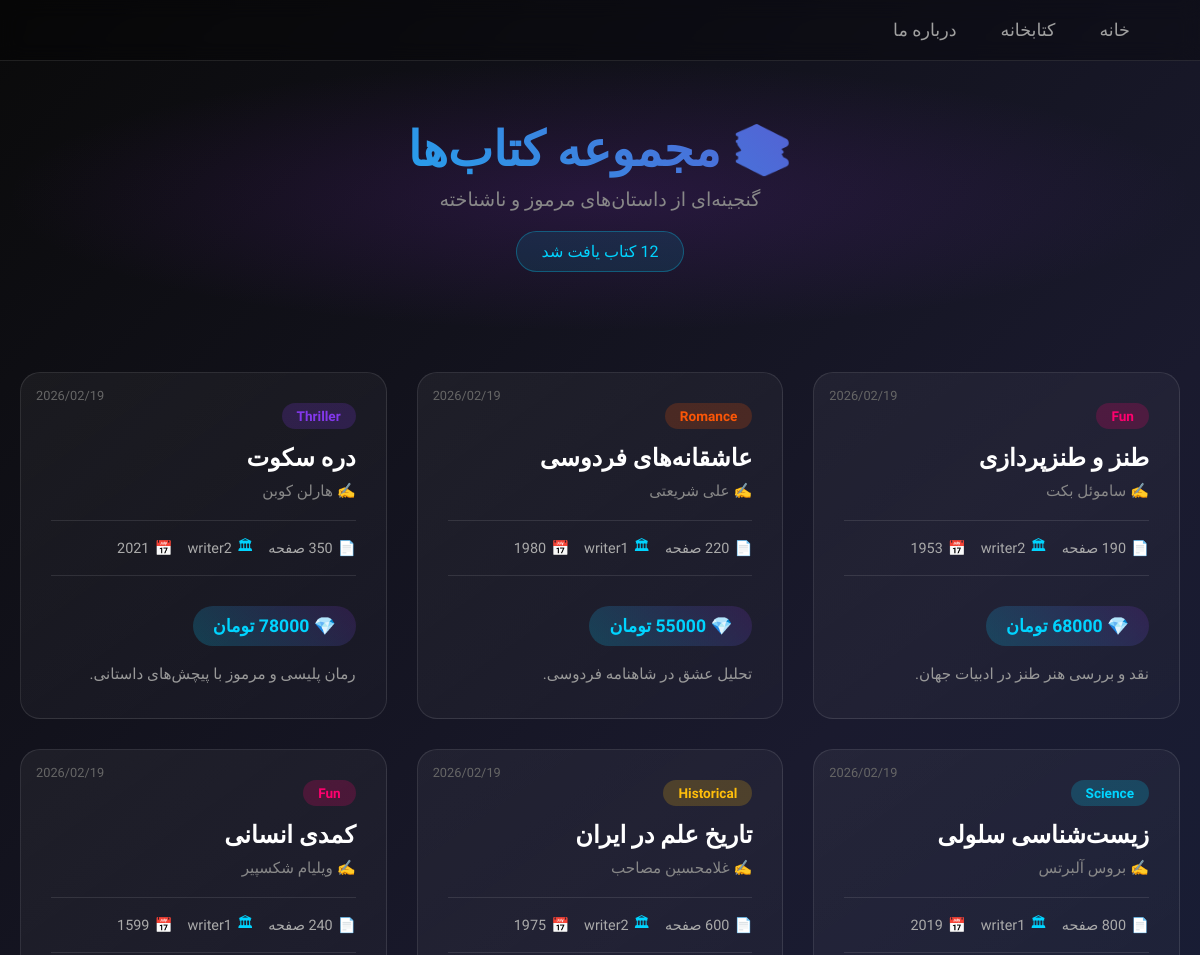
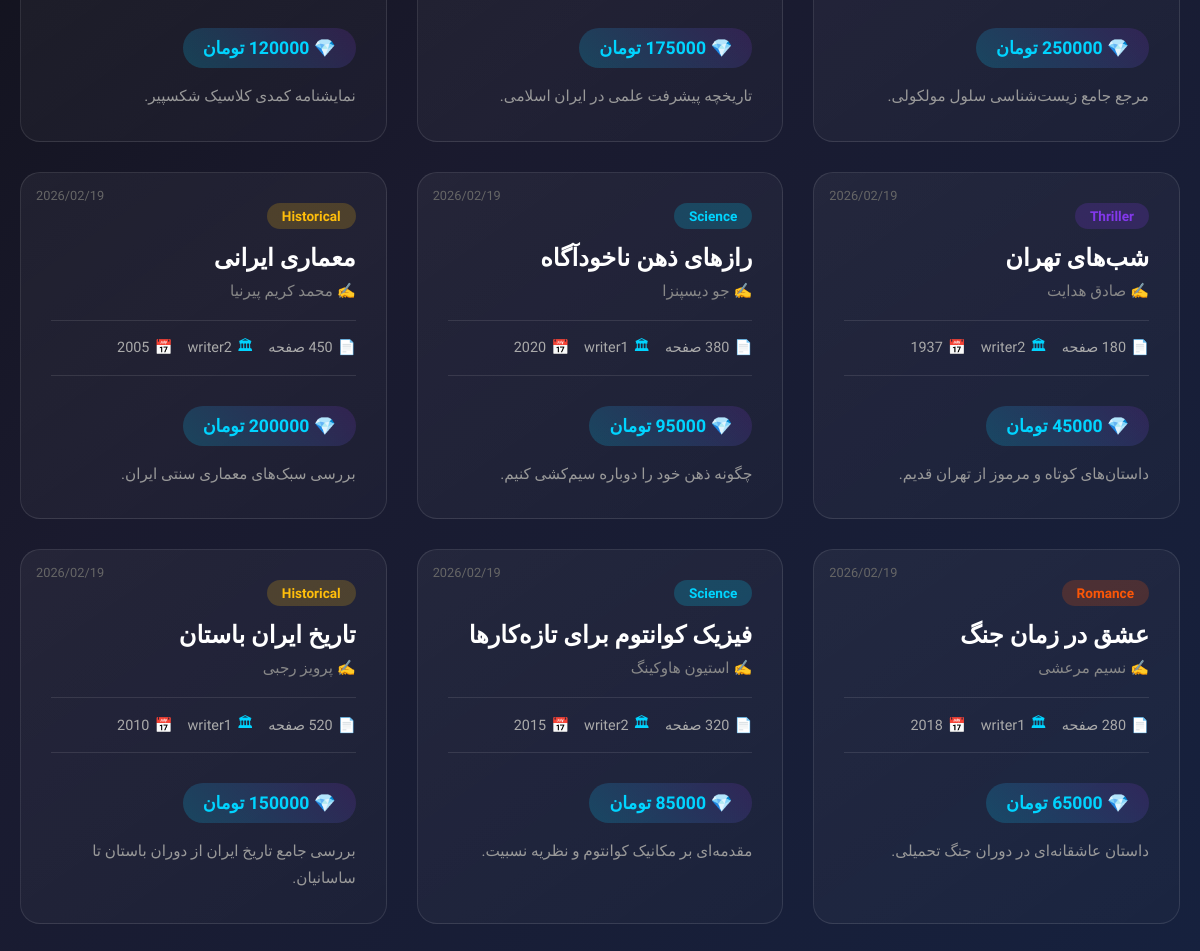
Screenshot of /book/books/ with the database file from the repository (2 pictures, top to bottom).
### book/models.py (models this page shows, shortened)
class Book(models.Model):
    CATEGORY_CHOICES = [
        ('SC', 'Science'),
        ('FN', 'Fun'),
        ('HC', 'Historical'),
        ('RM', 'Romance'),
        ('TH', 'Thriller'),
    ]
    CURRENCY_CHOICES = [
        ('TOMAN', 'Toman'),
        ('USD', 'US Dollar'),
    ]
    publisher = models.ForeignKey(
        settings.AUTH_USER_MODEL,
        on_delete=models.CASCADE,
        related_name='books',
        verbose_name='ناشر',
        null=True,
        blank=True
    )
    is_published = models.BooleanField(default=False, verbose_name='منتشر شده')
    name = models.CharField(max_length=200)
    author = models.CharField(max_length=100, blank=True)
    published_date = models.DateField(null=True, blank=True)
    price = models.DecimalField(max_digits=10, decimal_places=2, null=True, blank=True)
    category = models.CharField(max_length=2, choices=CATEGORY_CHOICES, default='FN')
    currency = models.CharField(max_length=5, choices=CURRENCY_CHOICES, default='TOMAN')
    page_count = models.PositiveIntegerField(default=0, blank=True, null=True)
    publisher_name = models.CharField(max_length=100, blank=True)
    description = models.TextField(blank=True)
    created_at = models.DateTimeField(auto_now_add=True)
    def price_with_currency(self):
        if self.price is None:
            return "قیمت نامشخص"
        if self.currency == 'TOMAN':
            return f"{self.price:,.0f} Toman"
        else:
            return f"${self.price:,.2f}"
    price_with_currency.short_description = 'Price'

### user/models.py (models this page shows)
class CustomUser(AbstractUser):
    phone_number = models.CharField(max_length=15, blank=True, null=True)
    national_code = models.CharField(max_length=10, unique=True, blank=True, null=True)
    is_author = models.BooleanField(default=False)
    bio = models.TextField(blank=True)
    def __str__(self):
        return self.username or self.email or str(self.id)

### book/views.py (the view)
# urls.py: path('books/', books_list_page, name='books-list-page'),
def books_list_page(request):
    books = Book.objects.all().order_by('-created_at')
    return render(request, 'book/books.html', {'books': books})

### templates/book/books.html (shortened to what this page needs)
<!DOCTYPE html>
<html lang="fa" dir="rtl">
<head>
</head>
<body>
    <nav>
        <a href="{% url 'home_page' %}">خانه</a>
        <a href="{% url 'books-list-page' %}">کتابخانه</a>
        <a href="{% url 'index' %}">درباره ما</a>
    </nav>
    <div class="header">
        <h1>📚 مجموعه کتاب‌ها</h1>
        <p>گنجینه‌ای از داستان‌های مرموز و ناشناخته</p>
        {% if books %}
            <div class="book-count">{{ books.count }} کتاب یافت شد</div>
        {% endif %}
    </div>
    {% if books %}
        <div class="books-container">
        {% for book in books %}
            <div class="book-card">
                <span class="date-added">{{ book.created_at|date:"Y/m/d" }}</span>
                <span class="category-badge category-{{ book.category }}">
                    {{ book.get_category_display }}
                </span>
                <h3 class="book-title">{{ book.name }}</h3>
                <p class="book-author">{{ book.author|default:"نویسنده ناشناس" }}</p>
                <div class="book-meta">
                    <div class="meta-item">
                        <span>📄</span> {{ book.page_count|default:"؟" }} صفحه
                    </div>
                    <div class="meta-item">
                        <span>🏛</span> {{ book.publisher|default:"ناشر نامشخص" }}
                    </div>
                    <div class="meta-item">
                        <span>📅</span> {{ book.published_date|date:"Y"|default:"؟" }}
                    </div>
                </div>
                <div class="price-tag">
                    💎
                    {% if book.price %}
                        {{ book.price|floatformat:0 }} تومان
                    {% else %}
                        نامشخص
                    {% endif %}
                </div>
                <p class="book-description">
                    {{ book.description|default:"بدون توضیحات..."|truncatewords:20 }}
                </p>
            </div>
        {% endfor %}
        </div>
    {% else %}
        <div class="empty-state">
            <div class="icon">📭</div>
            <h2>هنوز هیچ کتابی اضافه نشده است</h2>
            <p>اولین کتاب را به کتابخانه اضافه کنید...</p>
        </div>
    {% endif %}
</body>
</html>

### templates/book/books.html (style rules this page uses)
* { margin: 0; padding: 0; box-sizing: border-box; }
body { font-family: 'Vazirmatn', sans-serif; background: linear-gradient(135deg, #0a0a0a 0%, #1a1a2e 50%, #16213e 100%); min-height: 100vh; color: #e0e0e0; }
nav { padding: 20px 50px; background: rgba(0, 0, 0, 0.3); backdrop-filter: blur(10px); border-bottom: 1px solid rgba(255, 255, 255, 0.1); position: sticky; top: 0; z-index: 100; }
nav a { color: #a0a0a0; text-decoration: none; margin: 0 20px; font-size: 1.1em; transition: all 0.3s ease; }
.header { text-align: center; padding: 60px 20px; background: radial-gradient(ellipse at center, rgba(123, 44, 191, 0.2) 0%, transparent 70%); }
.header h1 { font-size: 3em; margin-bottom: 10px; background: linear-gradient(45deg, #00d4ff, #7b2cbf); -webkit-background-clip: text; -webkit-text-fill-color: transparent; }
.header p { color: #888; font-size: 1.2em; }
.book-count { display: inline-block; margin-top: 20px; padding: 10px 25px; background: rgba(0, 212, 255, 0.1); border: 1px solid rgba(0, 212, 255, 0.3); border-radius: 25px; color: #00d4ff; }
.books-container { max-width: 1400px; margin: 0 auto; padding: 40px 20px; display: grid; grid-template-columns: repeat(auto-fill, minmax(350px, 1fr)); gap: 30px; }
.book-card { background: linear-gradient(145deg, rgba(255,255,255,0.05) 0%, rgba(255,255,255,0.02) 100%); border: 1px solid rgba(255, 255, 255, 0.1); border-radius: 20px; padding: 30px; position: relative; overflow: hidden; transition: all 0.4s ease; }
.book-card::before { content: ''; position: absolute; top: 0; left: 0; right: 0; height: 3px; background: linear-gradient(90deg, #00d4ff, #7b2cbf, #ff006e); opacity: 0; transition: opacity 0.3s; }
.category-badge { display: inline-block; padding: 5px 15px; border-radius: 20px; font-size: 0.85em; margin-bottom: 15px; font-weight: 700; }
.category-SC { background: rgba(0, 212, 255, 0.2); color: #00d4ff; }
.category-FN { background: rgba(255, 0, 110, 0.2); color: #ff006e; }
.category-HC { background: rgba(255, 190, 11, 0.2); color: #ffbe0b; }
.category-RM { background: rgba(251, 86, 7, 0.2); color: #fb5607; }
.category-TH { background: rgba(131, 56, 236, 0.2); color: #8338ec; }
.book-title { font-size: 1.5em; font-weight: 700; margin-bottom: 10px; color: #fff; }
.book-author { color: #888; margin-bottom: 15px; font-size: 0.95em; }
.book-author::before { content: '✍ '; color: #00d4ff; }
.book-meta { display: flex; flex-wrap: wrap; gap: 15px; margin: 20px 0; padding: 15px 0; border-top: 1px solid rgba(255,255,255,0.1); border-bottom: 1px solid rgba(255,255,255,0.1); }
.meta-item { display: flex; align-items: center; gap: 5px; color: #aaa; font-size: 0.9em; }
.meta-item span { color: #00d4ff; }
.price-tag { display: inline-flex; align-items: center; gap: 8px; padding: 10px 20px; background: linear-gradient(45deg, rgba(0, 212, 255, 0.2), rgba(123, 44, 191, 0.2)); border-radius: 25px; color: #00d4ff; font-weight: 700; font-size: 1.1em; margin-top: 10px; }
.book-description { color: #999; line-height: 1.8; margin-top: 15px; font-size: 0.95em; }
.date-added { position: absolute; top: 15px; left: 15px; font-size: 0.8em; color: #666; }

### rows the page displays
Book: created_at "2026/02/19", category "Fun", name "طنز و طنزپردازی", author "ساموئل بکت", publisher "writer2", published_date "1953", price "68000", description "نقد و بررسی هنر طنز در ادبیات جهان."
Book: created_at "2026/02/19", category "Romance", name "عاشقانه‌های فردوسی", author "علی شریعتی", page_count "220", publisher "writer1", published_date "1980", price "55000", description "تحلیل عشق در شاهنامه فردوسی."
Book: created_at "2026/02/19", category "Thriller", name "دره سکوت", author "هارلن کوبن", publisher "writer2", published_date "2021", price "78000", description "رمان پلیسی و مرموز با پیچش‌های داستانی."
Book: created_at "2026/02/19", category "Science", name "زیست‌شناسی سلولی", author "بروس آلبرتس", publisher "writer1", published_date "2019", price "250000", description "مرجع جامع زیست‌شناسی سلول مولکولی."
Book: created_at "2026/02/19", category "Historical", name "تاریخ علم در ایران", author "غلامحسین مصاحب", publisher "writer2", published_date "1975", description "تاریخچه پیشرفت علمی در ایران اسلامی."
Book: created_at "2026/02/19", category "Fun", name "کمدی انسانی", author "ویلیام شکسپیر", publisher "writer1", published_date "1599", price "120000", description "نمایشنامه کمدی کلاسیک شکسپیر."
Book: created_at "2026/02/19", category "Thriller", name "شب‌های تهران", author "صادق هدایت", publisher "writer2", published_date "1937", price "45000", description "داستان‌های کوتاه و مرموز از تهران قدیم."
Book: created_at "2026/02/19", category "Science", name "رازهای ذهن ناخودآگاه", author "جو دیسپنزا", page_count "380", publisher "writer1", published_date "2020", price "95000", description "چگونه ذهن خود را دوباره سیم‌کشی کنیم."
Book: created_at "2026/02/19", category "Historical", name "معماری ایرانی", author "محمد کریم پیرنیا", publisher "writer2", published_date "2005", price "200000", description "بررسی سبک‌های معماری سنتی ایران."
Book: created_at "2026/02/19", category "Romance", name "عشق در زمان جنگ", author "نسیم مرعشی", publisher "writer1", published_date "2018", price "65000", description "داستان عاشقانه‌ای در دوران جنگ تحمیلی."
Book: created_at "2026/02/19", category "Science", name "فیزیک کوانتوم برای تازه‌کارها", author "استیون هاوکینگ", page_count "320", publisher "writer2", published_date "2015", price "85000", description "مقدمه‌ای بر مکانیک کوانتوم و نظریه نسبیت."
Book: created_at "2026/02/19", category "Historical", name "تاریخ ایران باستان", author "پرویز رجبی", publisher "writer1", published_date "2010", price "150000", description "بررسی جامع تاریخ ایران از دوران باستان تا ساسانیان."

### other values shown
{{ books.count }} "12"
